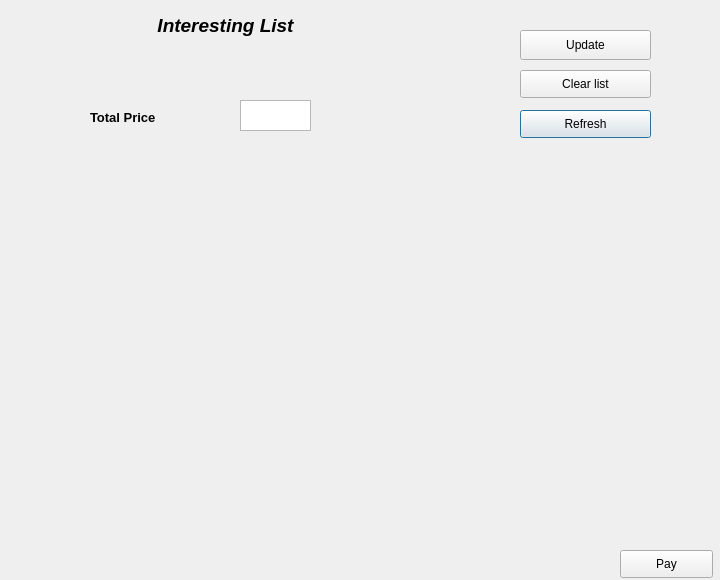
<?xml version="1.0" encoding="UTF-8"?>
<ui version="4.0">
 <class>wishlist</class>
 <widget class="QDialog" name="wishlist">
  <property name="geometry">
   <rect>
    <x>0</x>
    <y>0</y>
    <width>720</width>
    <height>580</height>
   </rect>
  </property>
  <property name="windowTitle">
   <string>Dialog</string>
  </property>
  <widget class="QLabel" name="label">
   <property name="geometry">
    <rect>
     <x>0</x>
     <y>0</y>
     <width>451</width>
     <height>51</height>
    </rect>
   </property>
   <property name="text">
    <string>&lt;html&gt;&lt;head/&gt;&lt;body&gt;&lt;p align=&quot;center&quot;&gt;&lt;span style=&quot; font-size:14pt; font-weight:600; font-style:italic;&quot;&gt;Interesting List&lt;/span&gt;&lt;/p&gt;&lt;/body&gt;&lt;/html&gt;</string>
   </property>
  </widget>
  <widget class="QLabel" name="label_2">
   <property name="geometry">
    <rect>
     <x>90</x>
     <y>110</y>
     <width>141</width>
     <height>16</height>
    </rect>
   </property>
   <property name="text">
    <string>&lt;html&gt;&lt;head/&gt;&lt;body&gt;&lt;p&gt;&lt;span style=&quot; font-size:10pt; font-weight:600;&quot;&gt;Total Price&lt;/span&gt;&lt;/p&gt;&lt;/body&gt;&lt;/html&gt;</string>
   </property>
  </widget>
  <widget class="QTextBrowser" name="totalprice">
   <property name="geometry">
    <rect>
     <x>240</x>
     <y>100</y>
     <width>71</width>
     <height>31</height>
    </rect>
   </property>
  </widget>
  <widget class="QPushButton" name="refreshButton">
   <property name="geometry">
    <rect>
     <x>520</x>
     <y>110</y>
     <width>131</width>
     <height>28</height>
    </rect>
   </property>
   <property name="text">
    <string>Refresh</string>
   </property>
  </widget>
  <widget class="QLabel" name="label_3">
   <property name="geometry">
    <rect>
     <x>0</x>
     <y>50</y>
     <width>221</width>
     <height>16</height>
    </rect>
   </property>
   <property name="text">
    <string/>
   </property>
  </widget>
  <widget class="QPushButton" name="deleteButton">
   <property name="geometry">
    <rect>
     <x>520</x>
     <y>70</y>
     <width>131</width>
     <height>28</height>
    </rect>
   </property>
   <property name="text">
    <string>Clear list</string>
   </property>
  </widget>
  <widget class="QPushButton" name="pushButton_5">
   <property name="geometry">
    <rect>
     <x>620</x>
     <y>550</y>
     <width>93</width>
     <height>28</height>
    </rect>
   </property>
   <property name="text">
    <string>Pay</string>
   </property>
  </widget>
  <widget class="QPushButton" name="updateButton">
   <property name="geometry">
    <rect>
     <x>520</x>
     <y>30</y>
     <width>131</width>
     <height>30</height>
    </rect>
   </property>
   <property name="text">
    <string>Update</string>
   </property>
  </widget>
 </widget>
 <resources/>
 <connections/>
</ui>
